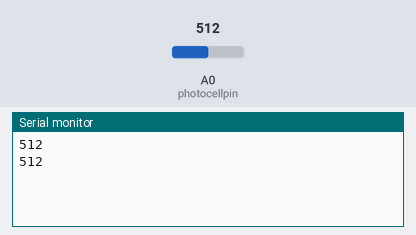
A sketch run on a simulated Arduino Uno, built with avr-gcc and run on an emulated ATmega328P. Parts: the last lines printed to the serial monitor. Inputs (shaded band) come from the test bench; at power-on: A0 (photocellpin) = 512.

Above: at 1.8 s.
1.9 s: A0 (photocellpin) set to 716
At 2.8 s:
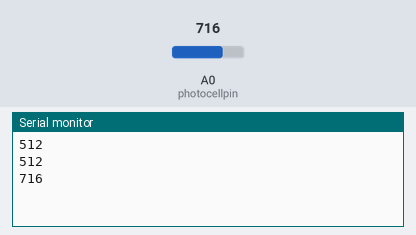
3.4 s: A0 (photocellpin) set to 900
At 4.8 s:
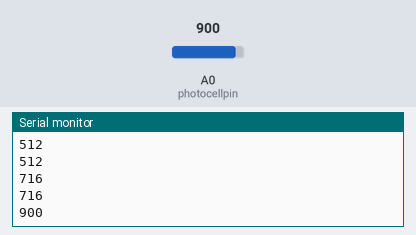
Timing chart, 0 to 6.4 s (numbered marks = the images above; inputs shaded):
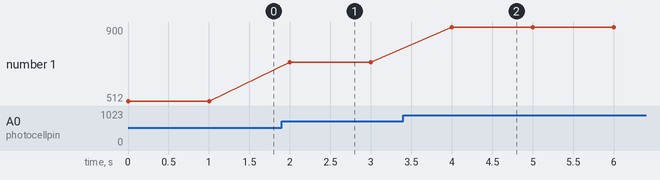

The sketch:

Project_22.1_Read_Photocell_value.ino
```cpp
/*
keyestudio STEM Starter Kit
Project 22.1
Read Photocell value
http//www.keyestudio.com
*/
int photocellpin=0;// initialize analog pin 0, connected with photocell
int val=0;// initialize variable va
void setup()
{
Serial.begin(9600);// set baud rate at “9600”
}
void loop()
{
val=analogRead(photocellpin);// read the value of the sensor and assign it to val
Serial.println(val);// display the value of val
delay(1000);// wait for 1 s
}
//////////////////////////////////////////////////////////////////
```

Measured:
- after the input at 1.9 s, the serial monitor: prints a new line after 0.10 s (image 1)
- after the input at 3.4 s, the serial monitor: prints a new line after 0.60 s (image 2)
- plotted number 1: 512 → 716 after the input at 1.9 s, 716 → 900 after the input at 3.4 s
